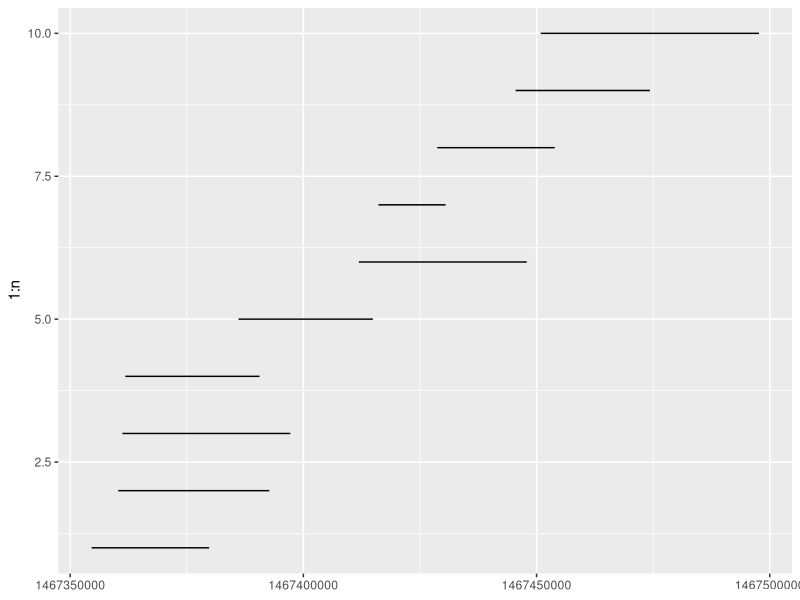

The R script that drew this image: (Note: this script raises an error after producing the figure.)
library(magrittr)
library(data.table)
library(ggplot2)
n <- 10
max_days <- 2
start_time <- as.POSIXct("2016-07-01", tz = "UTC")
set.seed(1234)
dt <- seq(from = start_time, to = start_time + lubridate::days(max_days), by = "5 min") %>% 
  sample(n, replace = TRUE) %>% 
  as.data.table() %>% setnames("start")
dt[, end := start + rpois(n, 10) %>% lubridate::hours()]

setkey(dt, start, end)

ggplot(dt, aes(x = 1:n, ymin = start, ymax = end)) + geom_linerange() + coord_flip()

library(IRanges)
ir <- IRanges::IRanges(start = as.integer(dt$start), end = as.integer(dt$end))
coverage(ir)

coverage.data.table
